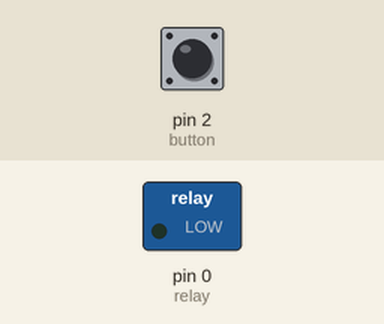
Recording of a sketch running on a simulated Arduino Uno, built with avr-gcc and run on an emulated ATmega328P. Shown: switched loads named in the sketch (green lamp = pin HIGH). Inputs (shaded band) come from the test bench; at power-on: pin 2 (button) LOW.

Above: at 1.2 s.
1.3 s: pin 2 (button) pulled HIGH for 0.15 s
At 1.37 s:
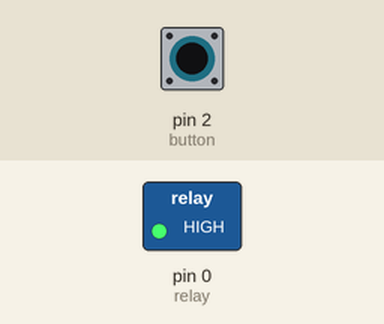
2.9 s: pin 2 (button) pulled HIGH for 3.2 s
At 7.5 s:
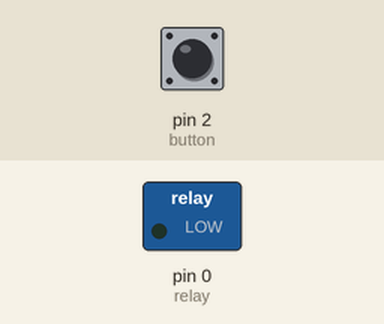
Timing chart, 0 to 9.0 s (numbered marks = the images above; inputs shaded):
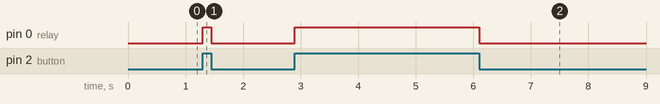

Measured:
- after the input at 1.3 s, pin 0 (relay): LOW → HIGH at once, → LOW 0.15 s later
- after the input at 2.9 s, pin 0 (relay): LOW → HIGH at once, → LOW 3.2 s later

The sketch:

Relay_interfacing.ino
```cpp
void setup()
{
  DDRD|=(1<<DDD0);// input for relay coil / output from arduino pin 0
  DDRD&=~(1<<DDD2);// input from button
}

void loop()
{
  if(PIND&(1<<PIND2))
  {
    PORTD|=(1<<PD0);
  }
  else{
    PORTD&=(~(1<<PD0));
  }
}
```
